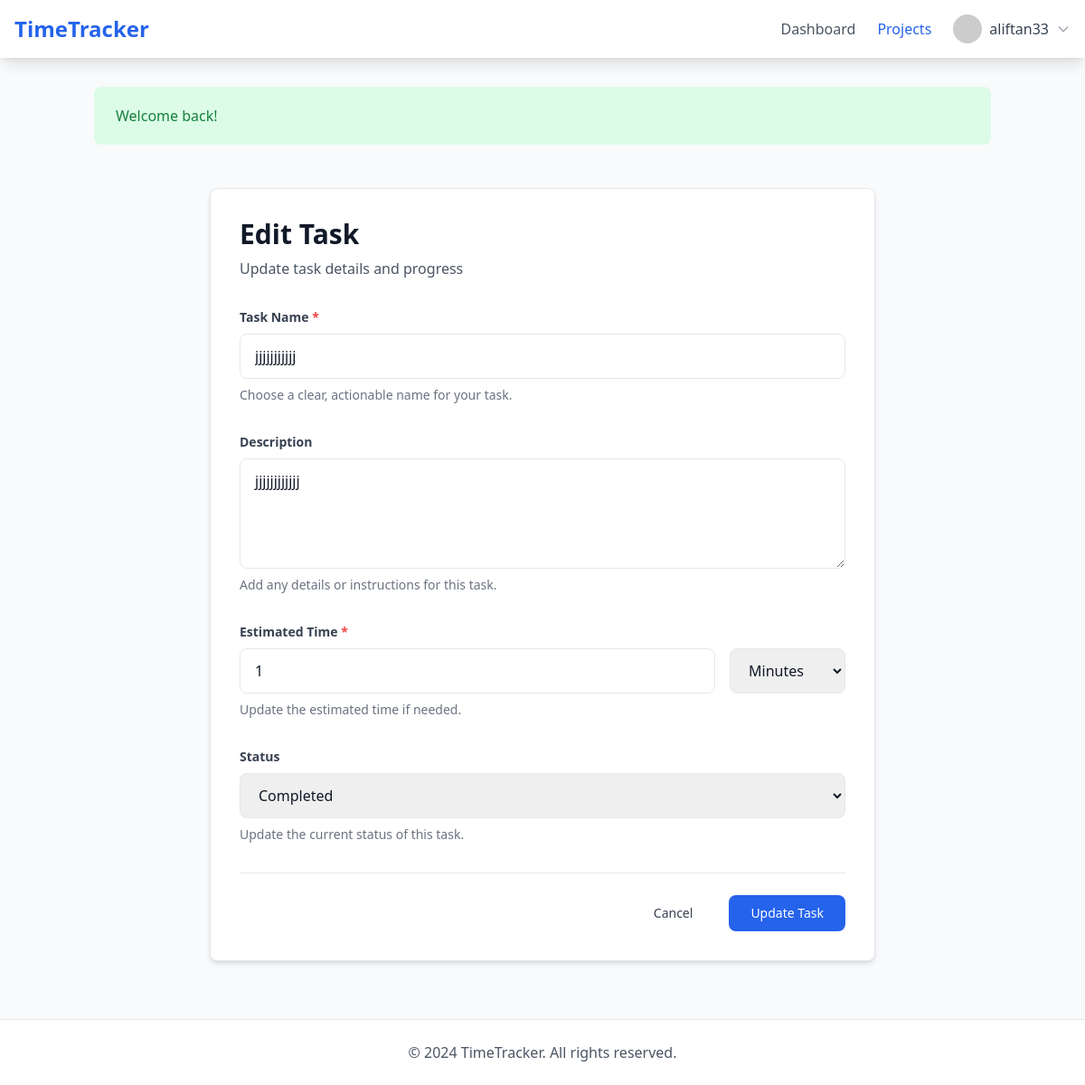
The app's page /projects/3/tasks/8/edit (signed in) with its own data.
### tables this page shows
CREATE TABLE users (
    id INTEGER PRIMARY KEY AUTOINCREMENT,
    username TEXT NOT NULL UNIQUE,
    email TEXT NOT NULL UNIQUE,
    password TEXT NOT NULL,
    created_at DATETIME DEFAULT CURRENT_TIMESTAMP
);

CREATE TABLE tasks (
    id INTEGER PRIMARY KEY AUTOINCREMENT,
    project_id INTEGER,
    name TEXT NOT NULL,
    description TEXT,
    estimated_time REAL,
    status TEXT DEFAULT 'pending',
    created_at DATETIME DEFAULT CURRENT_TIMESTAMP,
    FOREIGN KEY (project_id) REFERENCES projects(id)
);

### src/Controllers/BaseController.php (called while the page is built, shortened)
<?php
class BaseController
{
    protected function view($view, $data = [])
    {
        try {
            $viewPath = __DIR__ . '/../../views/' . $view . '.php';
            require $viewPath;
            $layoutPath = __DIR__ . '/../../views/layouts/app.php';
            require $layoutPath;
        } catch (Exception $e) {
            while (ob_get_level() > 0) {
                ob_end_clean();
            }
            echo "Error: " . $e->getMessage();
        }
    }
}

### src/Controllers/TaskController.php (called while the page is built, shortened)
<?php
class TaskController extends BaseController
{
    private $task;
    private $project;
    public function __construct()
    {
        $this->task = new Task();
        $this->project = new Project();
    }
    public function edit($taskId)
    {
        $task = $this->task->find($taskId);
        $project = $this->project->find($task['project_id']);
        $this->view('tasks/edit', [
            'title' => 'Edit Task',
            'task' => $task,
            'project' => $project
        ]);
    }
}

### config/database.php (called while the page is built)
<?php
return [
    'path' => __DIR__ . '/../database/timetracker.sqlite'
];

### src/Helpers/Database.php (called while the page is built, shortened)
<?php
class Database {
    private static $instance = null;
    private $connection;
    private function __construct() {
        $config = require_once __DIR__ . '/../../config/database.php';
        try {
            $dbDir = dirname($config['path']);
            $this->connection = new SQLite3($config['path']);
            $this->connection->enableExceptions(true);
        } catch(Exception $e) {
            die("Database connection failed: " . $e->getMessage());
        }
    }
    public static function getInstance() {
        if (self::$instance === null) {
            self::$instance = new self();
        }
        return self::$instance;
    }
    public function query($sql) {
        return $this->connection->query($sql);
    }
    public function prepare($sql) {
        return $this->connection->prepare($sql);
    }
    private function initializeSchema() {
        $schema = file_get_contents(__DIR__ . '/../../database/schema.sql');
        $statements = explode(';', $schema);
    }
}

### src/Models/Task.php (called while the page is built, shortened)
<?php
class Task
{
    private $db;
    public function __construct()
    {
        $this->db = Database::getInstance();
    }
    public function find($id)
    {
        $stmt = $this->db->prepare('
            SELECT t.*,
                COALESCE(SUM((strftime("%s", tm.end_time) - strftime("%s", tm.start_time))), 0) as tracked_seconds,
                t.estimated_time
            FROM tasks t
            LEFT JOIN timers tm ON t.id = tm.task_id AND tm.end_time IS NOT NULL
            WHERE t.id = :id
            GROUP BY t.id
        ');
        $stmt->bindValue(':id', $id, SQLITE3_INTEGER);
        $result = $stmt->execute();
        return $result->fetchArray(SQLITE3_ASSOC);
    }
}

### src/Models/Project.php (called while the page is built, shortened)
<?php
class Project
{
    private $db;
    public function __construct()
    {
        $this->db = Database::getInstance();
    }
    public function find($id)
    {
        $stmt = $this->db->prepare('SELECT * FROM projects WHERE id = :id');
        $stmt->bindValue(':id', $id, SQLITE3_INTEGER);
        $result = $stmt->execute();
        return $result->fetchArray(SQLITE3_ASSOC);
    }
}

### src/Helpers/Auth.php (called while the page is built, shortened)
<?php
class Auth
{
    public static function check()
    {
        return isset($_SESSION['user_id']);
    }
    public static function user()
    {
        if (self::check()) {
            $user = new User();
            return $user->find($_SESSION['user_id']);
        }
        return null;
    }
}

### src/Helpers/NavigationHelper.php (called while the page is built)
<?php
class NavigationHelper
{
    public static function isActive($path)
    {
        $currentPath = parse_url($_SERVER['REQUEST_URI'], PHP_URL_PATH);
        return strpos($currentPath, $path) !== false ? 'text-blue-600 font-medium' : 'text-gray-600';
    }
}

### src/Models/User.php (called while the page is built, shortened)
<?php
class User
{
    private $db;
    public function __construct()
    {
        $this->db = Database::getInstance();
    }
    public function find($id)
    {
        $stmt = $this->db->prepare('SELECT * FROM users WHERE id = :id');
        $stmt->bindValue(':id', $id, SQLITE3_INTEGER);
        $result = $stmt->execute();
        return $result->fetchArray(SQLITE3_ASSOC);
    }
}

### views/tasks/edit.php (the view, shortened to what this page needs)
<div class="max-w-3xl mx-auto px-4 py-8">
    <div class="bg-white rounded-lg shadow-md border p-8">
        <div class="mb-8">
            <h1 class="text-3xl font-bold text-gray-900">Edit Task</h1>
            <p class="mt-2 text-gray-600">Update task details and progress</p>
        </div>
        <form method="POST" class="space-y-8">
            <div class="space-y-2">
                <label for="name" class="block text-sm font-semibold text-gray-700">
                    Task Name <span class="text-red-500">*</span>
                </label>
                <input type="text" id="name" name="name"
                    value="<?php echo htmlspecialchars($task['name']); ?>"
                    class="block w-full px-4 py-3 text-gray-900 border border-gray-200 rounded-lg focus:outline-none focus:ring-2 focus:ring-blue-500/20 focus:border-blue-500 transition-all"
                    placeholder="Enter task name"
                    required>
                <p class="text-sm text-gray-500">Choose a clear, actionable name for your task.</p>
            </div>
            <div class="space-y-2">
                <label for="description" class="block text-sm font-semibold text-gray-700">
                    Description
                </label>
                <textarea id="description" name="description" rows="4"
                    class="block w-full px-4 py-3 text-gray-900 border border-gray-200 rounded-lg focus:outline-none focus:ring-2 focus:ring-blue-500/20 focus:border-blue-500 transition-all"
                    placeholder="Describe what needs to be done"><?php echo htmlspecialchars($task['description'] ?? ''); ?></textarea>
                <p class="text-sm text-gray-500">Add any details or instructions for this task.</p>
            </div>
            <div class="space-y-2">
                <label class="block text-sm font-semibold text-gray-700">
                    Estimated Time <span class="text-red-500">*</span>
                </label>
                <div class="flex space-x-4">
                    <div class="flex-1">
                        <input type="number"
                            id="estimated_time"
                            name="estimated_time"
                            value="<?php
                                    echo $task['estimated_time'] >= 60
                                        ? $task['estimated_time'] / 60
                                        : $task['estimated_time'];
                                    ?>"
                            min="1"
                            step="1"
                            class="block w-full px-4 py-3 text-gray-900 border border-gray-200 rounded-lg focus:outline-none focus:ring-2 focus:ring-blue-500/20 focus:border-blue-500 transition-all"
                            required>
                    </div>
                    <select name="time_unit"
                        class="w-32 px-4 py-3 text-gray-900 border border-gray-200 rounded-lg focus:outline-none focus:ring-2 focus:ring-blue-500/20 focus:border-blue-500 transition-all">
                        <option value="minutes" <?php echo $task['estimated_time'] < 60 ? 'selected' : ''; ?>>Minutes</option>
                    </select>
                </div>
                <p class="text-sm text-gray-500">Update the estimated time if needed.</p>
            </div>
            <div class="space-y-2">
                <label for="status" class="block text-sm font-semibold text-gray-700">
                    Status
                </label>
                <select id="status" name="status"
                    class="block w-full px-4 py-3 text-gray-900 border border-gray-200 rounded-lg focus:outline-none focus:ring-2 focus:ring-blue-500/20 focus:border-blue-500 transition-all">
                    <option value="completed" <?php echo $task['status'] === 'completed' ? 'selected' : ''; ?>>
                        Completed
                    </option>
                </select>
                <p class="text-sm text-gray-500">Update the current status of this task.</p>
            </div>
            <div class="flex items-center justify-end space-x-4 pt-6 border-t">
                <a href="/timetracker-php/projects/<?php echo $project['id']; ?>/tasks"
                    class="px-6 py-2.5 text-sm font-medium text-gray-700 hover:text-gray-900 hover:bg-gray-100 rounded-lg transition-colors">
                    Cancel
                </a>
                <button type="submit"
                    class="px-6 py-2.5 bg-blue-600 text-white text-sm font-medium rounded-lg hover:bg-blue-700 focus:outline-none focus:ring-2 focus:ring-blue-500/20 focus:bg-blue-700 transition-colors">
                    Update Task
                </button>
            </div>
        </form>
    </div>
</div>

### views/components/header.php (shortened to what this page needs)
<nav class="bg-white shadow-lg">
    <div class="mx-auto px-4">
        <div class="flex justify-between items-center h-16">
            <a href="/timetracker-php" class="text-2xl font-bold text-blue-600">
                TimeTracker
            </a>
            <div class="flex items-center space-x-6">
                <?php if (Auth::check()): ?>
                    <a href="/timetracker-php/dashboard"
                        class="<?php echo NavigationHelper::isActive('/dashboard'); ?> hover:text-blue-600 transition-colors relative group">
                        Dashboard
                    </a>
                    <a href="/timetracker-php/projects"
                        class="<?php echo NavigationHelper::isActive('/projects'); ?> hover:text-blue-600 transition-colors relative group">
                        Projects
                    </a>
                    <div class="relative" x-data="{ open: false }">
                        <button @click="open = !open"
                            @click.away="open = false"
                            class="flex items-center space-x-2 focus:outline-none">
                            <img src="<?php echo htmlspecialchars(Auth::user()['avatar'] ?? 'https://ui-avatars.com/api/?name=' . urlencode(Auth::user()['username'])); ?>"
                                alt="Profile"
                                class="w-8 h-8 rounded-full">
                            <span class="text-gray-700"><?php echo htmlspecialchars(Auth::user()['username']); ?></span>
                            <svg class="w-4 h-4 text-gray-400 transition-transform duration-200"
                                :class="{'rotate-180': open}"
                                fill="none"
                                stroke="currentColor"
                                viewBox="0 0 24 24">
                                <path stroke-linecap="round" stroke-linejoin="round" stroke-width="2" d="M19 9l-7 7-7-7"></path>
                            </svg>
                        </button>
                    </div>
                <?php endif; ?>
            </div>
        </div>
    </div>
</nav>

### records on screen
users: username "aliftan33"
tasks: name "jjjjjjjjjjj", description "jjjjjjjjjjjj", estimated_time "1", time_unit "Minutes", status "Completed"

### other values on screen
$success "Welcome back!"
